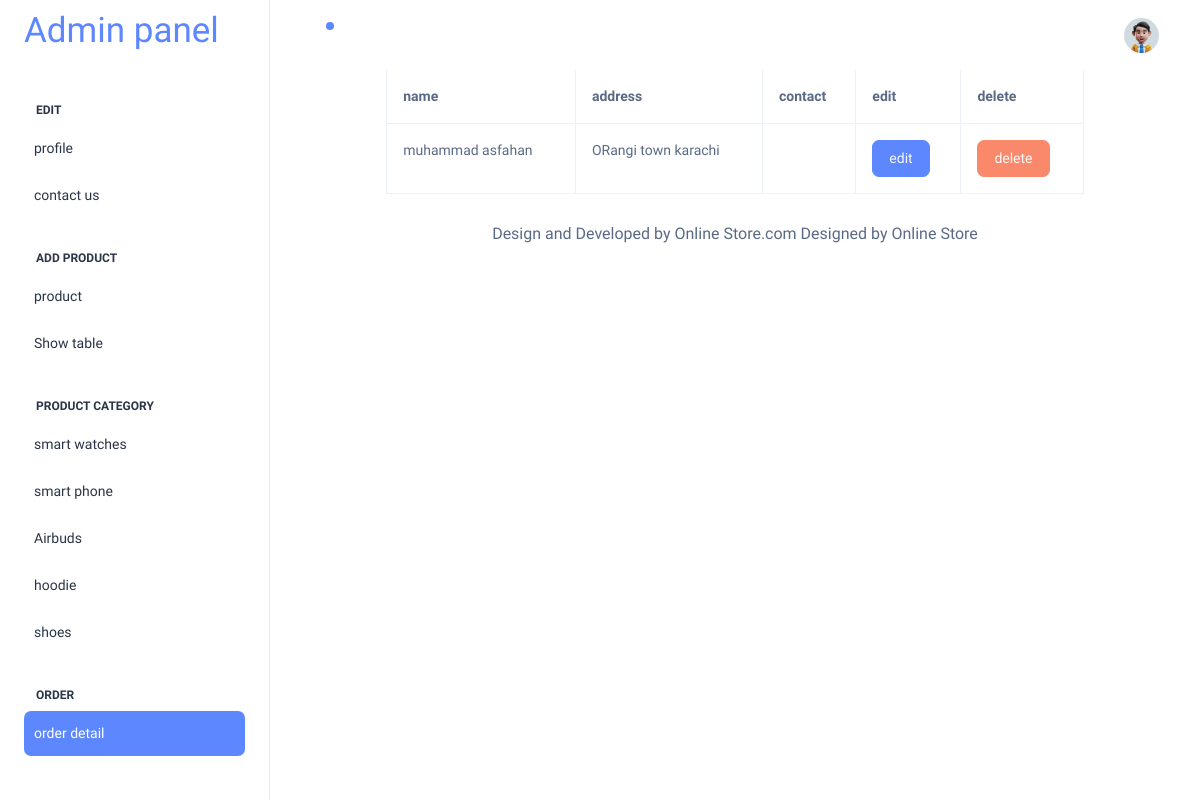
The page /addmin/purchase_table.php on the database as committed earlier.
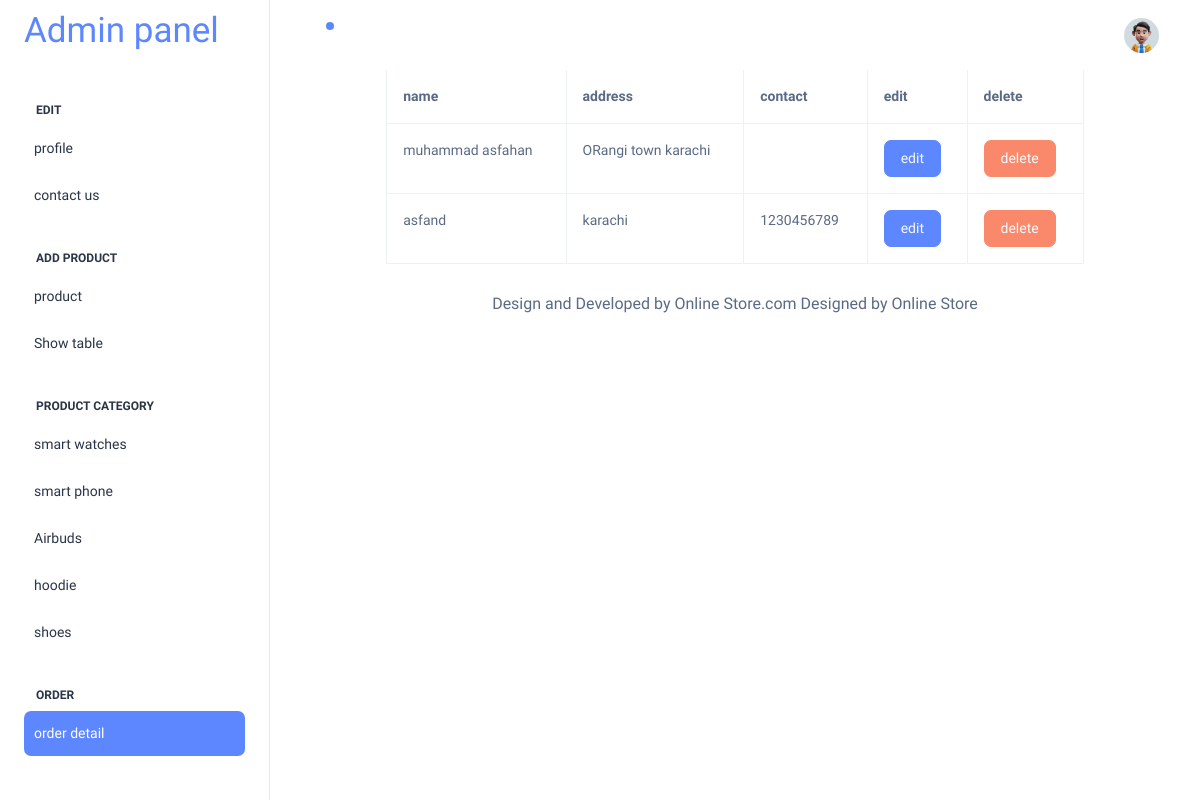
The same page on the database as committed later.
### tables this page shows
CREATE TABLE `purchase` (
  `id` int(11) NOT NULL,
  `username` varchar(200) DEFAULT NULL,
  `address` varchar(200) DEFAULT NULL,
  `contact` varchar(200) DEFAULT NULL
);

### addmin/purchase_table.php (the view)
<?php
include("header.php");
include("config.php");
$query = "SELECT * FROM purchase";
$result = mysqli_query($conn,$query);
?>
    <table class = "table table-bordered p-2 w-75 mx-auto mt-5 table-hover ">
        <thead>
            <tr>
                <br>
                <th>name</th>
                <th>address</th>
                <th>contact</th>
                <th>edit</th>
                <th>delete</th>
            </tr>
        </thead>
        <tbody>
            <?php
            while($data = mysqli_fetch_assoc($result)){
                ?>
                <tr >
                <td><?php echo $data ["username"]; ?></td>
                <td><?php echo $data ["address"]; ?></td>
                <td><?php echo $data ["contact"]; ?></td>
                <td><button class="btn btn-primary "><a class="text-light"  onclick="return confirm('are you sure data edit')" href="purchase_edit.php?id=<?php echo $data["id"]; ?>" >edit</a></button></td>
                <td><button class="btn btn-danger "><a class="text-light"  onclick="return confirm('are you sure data delete')" href="purchase_delete.php?id=<?php echo $data["id"]; ?>" >delete</a></button></td>
                </tr>
                <?php
            }
            ?>
        </tbody>
    </table>
</body>
<?php
include("footer.php");
?>
</html>

Rows that differ between the two databases and show on the page:
added purchase: username "asfand", address "karachi", contact "1230456789"
